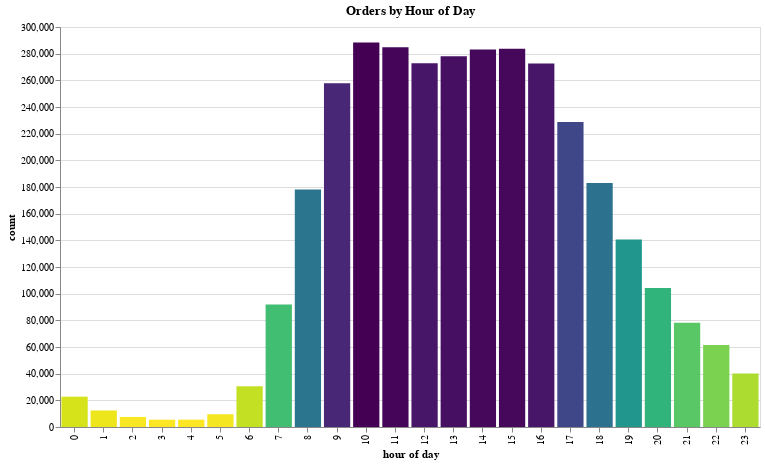

Write notebook code for a chart like this one.
### Code cell
time_of_day_chart = alt.Chart(time_of_day).mark_bar().encode(
    alt.X("index:O", bin=False, title="hour of day"),
    alt.Y('order_hour_of_day:Q', title="count"),
    color = alt.Color('order_hour_of_day', legend=None, sort="descending", scale=alt.Scale(scheme='viridis')),
    tooltip=[alt.Tooltip('index:O', title="Hour of Day"), alt.Tooltip('order_hour_of_day:Q'), alt.Tooltip('pct_of_total:Q')]
    ).properties(title="Orders by Hour of Day", width=700, height=400)

time_of_day_chart

### Figure 1 — Vega-Lite specification as saved in the notebook (floating-point values rounded to 4 significant figures)
{"$schema": "https://vega.github.io/schema/vega-lite/v2.6.0.json", "config": {"background": "white", "view": {"height": 300, "width": 400}}, "data": {"name": "data-014e0a7dab42df99afd0375749910c16"}, "datasets": {"data-014e0a7dab42df99afd0375749910c16": [{"index": 10, "order_hour_of_day": 288418, "pct_of_total": 8.43}, {"index": 11, "order_hour_of_day": 284728, "pct_of_total": 8.32}, {"index": 15, "order_hour_of_day": 283639, "pct_of_total": 8.29}, {"index": 14, "order_hour_of_day": 283042, "pct_of_total": 8.27}, {"index": 13, "order_hour_of_day": 277999, "pct_of_total": 8.13}, {"index": 12, "order_hour_of_day": 272841, "pct_of_total": 7.98}, {"index": 16, "order_hour_of_day": 272553, "pct_of_total": 7.97}, {"index": 9, "order_hour_of_day": 257812, "pct_of_total": 7.54}, {"index": 17, "order_hour_of_day": 228795, "pct_of_total": 6.69}, {"index": 18, "order_hour_of_day": 182912, "pct_of_total": 5.35}, {"index": 8, "order_hour_of_day": 178201, "pct_of_total": 5.21}, {"index": 19, "order_hour_of_day": 140569, "pct_of_total": 4.11}, {"index": 20, "order_hour_of_day": 104292, "pct_of_total": 3.05}, {"index": 7, "order_hour_of_day": 91868, "pct_of_total": 2.69}, {"index": 21, "order_hour_of_day": 78109, "pct_of_total": 2.28}, {"index": 22, "order_hour_of_day": 61468, "pct_of_total": 1.8}, {"index": 23, "order_hour_of_day": 40043, "pct_of_total": 1.17}, {"index": 6, "order_hour_of_day": 30529, "pct_of_total": 0.89}, {"index": 0, "order_hour_of_day": 22758, "pct_of_total": 0.67}, {"index": 1, "order_hour_of_day": 12398, "pct_of_total": 0.36}, {"index": 5, "order_hour_of_day": 9569, "pct_of_total": 0.28}, {"index": 2, "order_hour_of_day": 7539, "pct_of_total": 0.22}, {"index": 4, "order_hour_of_day": 5527, "pct_of_total": 0.16}, {"index": 3, "order_hour_of_day": 5474, "pct_of_total": 0.16}]}, "encoding": {"color": {"field": "order_hour_of_day", "legend": null, "scale": {"scheme": "viridis"}, "sort": "descending", "type": "quantitative"}, "tooltip": [{"field": "index", "title": "Hour of Day", "type": "ordinal"}, {"field": "order_hour_of_day", "type": "quantitative"}, {"field": "pct_of_total", "type": "quantitative"}], "x": {"bin": false, "field": "index", "title": "hour of day", "type": "ordinal"}, "y": {"field": "order_hour_of_day", "title": "count", "type": "quantitative"}}, "height": 400, "mark": "bar", "title": "Orders by Hour of Day", "width": 700}
